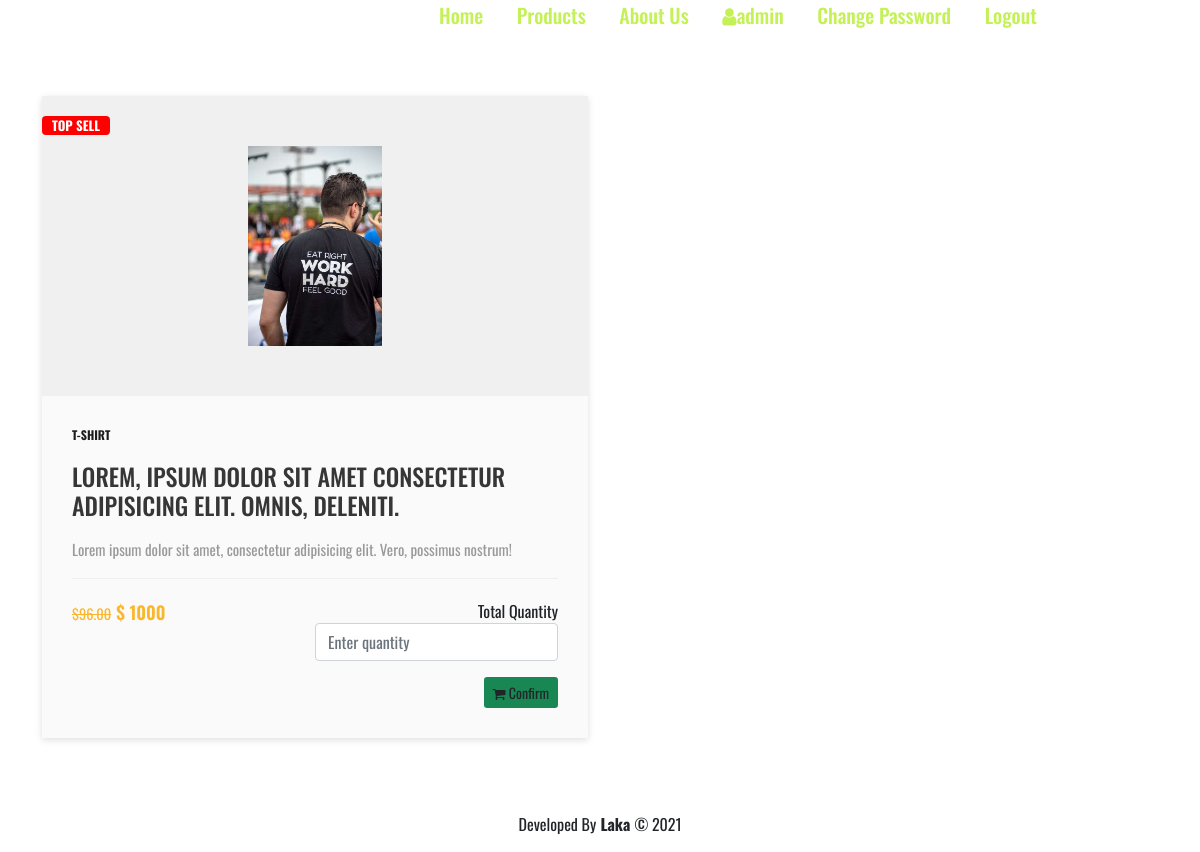
/garments/buy_product/1/ (signed in), run on the app's committed database.
### abc_garments/models.py (models this page shows, shortened)
class Product(models.Model):
    name=models.CharField(max_length=255)
    status=models.BooleanField(default=True)
    size=models.CharField(max_length=10) #XL,M,S
    price=models.IntegerField()
    image=models.ImageField(upload_to='products',blank=True,null=True)

### abc_garments/views.py (the view)
# urls.py: path('buy_product/<int:id>/',buyProduct,name='buy_product'),
@login_required
def buyProduct(request,id=None):
    context={}
    product=Product.objects.get(pk=id)
    context['product']=product
    if request.method=="POST":
        quantity=request.POST['quantity']
        total_bill=int(quantity)*product.price
        shipment_id= ''.join(random.choices(string.ascii_uppercase +string.digits, k = 10))
        Delivery.objects.create(product=product,quantity=quantity,shipment_id=shipment_id,delivery_owner=request.user,total_bill=total_bill)
        messages.success(request,"Order recieved successfully Thank You for being with us")
        return redirect('home')
    else:
        return render(request,'buy_product.html',context)

### templates/buy_product.html (shortened to what this page needs)
{% extends 'base.html' %}
{% load static %}
{% block CSS %}
<link rel="stylesheet" href="{% static 'custom/css/products.css' %}">
{% endblock CSS %}
{% block content %}
<div class="container">
    <div class="row">
        <div class="col-md-6">
            <div class="product-card">
                <div class="badge">Top Sell</div>
                <div class="product-tumb">
                  <img src="../..{{ product.image.url }}" alt="cloth">
                </div>
                <div class="product-details">
                  <span class="product-catagory">{{ product.name }}</span>
                  <h4><a href="">Lorem, ipsum dolor sit amet consectetur adipisicing elit. Omnis, deleniti.</a></h4>
                  <p>Lorem ipsum dolor sit amet, consectetur adipisicing elit. Vero, possimus nostrum!</p>
                    <div class="product-bottom-details">
                        <div class="product-price"><small>$96.00</small>$ {{product.price}}</div>
                        <div class="product-links">
                            <form class="form-group" method="POST">
                                <label for="formGroupExampleInput">Total Quantity</label>
                                <input type="number" class="form-control mb-3" required name="quantity" id="formGroupExampleInput" placeholder="Enter quantity">
                                <button class="btn btn-sm bg-success" ><i class="fa fa-shopping-cart"></i> Confirm</button>
                            </form>
                        </div>
                    </div>
                </div>
            </div>
        </div>
        <div class="col-md-6">
        </div>
    </div>
</div>
{% endblock content %}

### templates/base.html (shortened to what this page needs)
{% load static %}
<!doctype html>
<html lang="en">
  <head>
    <link rel="stylesheet" href="https://cdnjs.cloudflare.com/ajax/libs/font-awesome/4.7.0/css/font-awesome.min.css">
    <link href="https://cdn.jsdelivr.net/npm/bootstrap@5.0.0-beta2/dist/css/bootstrap.min.css" rel="stylesheet">
    <link rel="stylesheet" href="{% static 'custom/css/base.css' %}">
    {% block CSS %}
    {% endblock CSS%}
  </head>
  <body>
    <div class="container">
        <div class="row">
            <div class="col-md-8 offset-md-3">
                <div class="nav-bar">
                    <ul class="mt-6">
                        <li><a href="{% url 'home'%}">Home</a></li>
                        <li><a href="{% url 'products' %}">Products</a></li>
                        <li><a href="{% url 'about' %}">About Us</a></li>
                        {% if user.is_authenticated %}
                        <li><strong><a href="{% url 'profile' user.id%}"><i class="fa fa-user"></i>{{user.username}}</a></strong></li>
                        <li><a href="{% url 'change_password' %}">Change Password</a></li>
                        <li><a href="{% url 'logout' %}">Logout</a></li>
                        {%else %}
                        <li><a href="{% url 'login' %}">Login</a></li>
                        <li><a href="{% url 'signup' %}">Sign Up</a></li>
                        {% endif %}
                    </ul>
                </div>
            </div>
        </div>
    </div>
	{% block content %}{% endblock content %}
  <div class="container">
    <div class="row">
      <div class="col-md-6 offset-md-3">
        <p class="mt-4 text-center footer-text">Developed By<strong> Laka </strong> &copy; 2021 </p>
      </div>
    </div>
  </div>
  </body>
</html>

### static/custom/css/base.css (style rules this page uses)
* { font-family: 'Oswald', sans-serif; }
html,body { margin: 0; padding: 0; width: 100%; height: 100%; }
.nav-bar { position: relative; }
.nav-bar ul { margin-left: 50px; }
.nav-bar ul li { list-style-type: none; display: inline-block; margin-left: 30px; cursor: pointer; }
.nav-bar ul li a { font-size: 20px; text-decoration: none; color: rgb(195, 241, 86); font-weight: 500; }

### static/custom/css/products.css (style rules this page uses)
a { text-decoration: none; }
.product-card { width: 100%; position: relative; box-shadow: 0 2px 7px #dfdfdf; margin: 50px auto; background: #fafafa; }
.badge { position: absolute; left: 0; top: 20px; text-transform: uppercase; font-size: 13px; font-weight: 700; background: red; color: #fff; padding: 3px 10px; }
.product-tumb { display: flex; align-items: center; justify-content: center; height: 300px; padding: 50px; background: #f0f0f0; }
.product-tumb img { max-width: 100%; max-height: 100%; }
.product-details { padding: 30px; }
.product-catagory { display: block; font-size: 12px; font-weight: 700; text-transform: uppercase; color: rgb(29, 28, 28); margin-bottom: 18px; }
.product-details h4 a { font-weight: 500; display: block; margin-bottom: 18px; text-transform: uppercase; color: #363636; text-decoration: none; transition: 0.3s; }
.product-details p { font-size: 15px; line-height: 22px; margin-bottom: 18px; color: #999; }
.product-bottom-details { overflow: hidden; border-top: 1px solid #eee; padding-top: 20px; }
.product-bottom-details div { float: left; width: 50%; }
.product-price { font-size: 18px; color: #fbb72c; font-weight: 600; }
.product-price small { font-size: 80%; font-weight: 400; text-decoration: line-through; display: inline-block; margin-right: 5px; }
.product-links { text-align: right; }

### data on the page
Product: image (picture), name "T-SHIRT", price "1000"

### other printed values
{{ user.username }} "admin"
